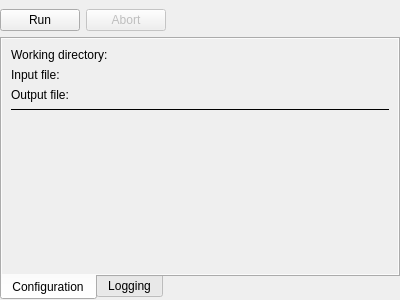
<?xml version="1.0" encoding="UTF-8"?>
<ui version="4.0">
 <class>ToolInstance</class>
 <widget class="QWidget" name="ToolInstance">
  <property name="geometry">
   <rect>
    <x>0</x>
    <y>0</y>
    <width>400</width>
    <height>300</height>
   </rect>
  </property>
  <property name="windowTitle">
   <string>Form</string>
  </property>
  <layout class="QVBoxLayout" name="verticalLayout">
   <property name="leftMargin">
    <number>0</number>
   </property>
   <property name="topMargin">
    <number>9</number>
   </property>
   <property name="rightMargin">
    <number>0</number>
   </property>
   <property name="bottomMargin">
    <number>0</number>
   </property>
   <item>
    <layout class="QHBoxLayout" name="horizontalLayout_2">
     <item>
      <widget class="QPushButton" name="btnRun">
       <property name="text">
        <string>Run</string>
       </property>
      </widget>
     </item>
     <item>
      <widget class="QPushButton" name="btnAbort">
       <property name="enabled">
        <bool>false</bool>
       </property>
       <property name="text">
        <string>Abort</string>
       </property>
      </widget>
     </item>
     <item>
      <spacer name="horizontalSpacer_2">
       <property name="orientation">
        <enum>Qt::Horizontal</enum>
       </property>
       <property name="sizeHint" stdset="0">
        <size>
         <width>40</width>
         <height>20</height>
        </size>
       </property>
      </spacer>
     </item>
    </layout>
   </item>
   <item>
    <widget class="QTabWidget" name="tabWidget">
     <property name="tabPosition">
      <enum>QTabWidget::South</enum>
     </property>
     <property name="currentIndex">
      <number>0</number>
     </property>
     <widget class="QWidget" name="tabConfig">
      <attribute name="title">
       <string>Configuration</string>
      </attribute>
      <layout class="QVBoxLayout" name="verticalLayout_3">
       <property name="margin">
        <number>0</number>
       </property>
       <item>
        <widget class="QScrollArea" name="scrollArea">
         <property name="frameShape">
          <enum>QFrame::NoFrame</enum>
         </property>
         <property name="lineWidth">
          <number>0</number>
         </property>
         <property name="verticalScrollBarPolicy">
          <enum>Qt::ScrollBarAsNeeded</enum>
         </property>
         <property name="widgetResizable">
          <bool>true</bool>
         </property>
         <widget class="QWidget" name="scrollAreaWidgetContents">
          <property name="geometry">
           <rect>
            <x>0</x>
            <y>0</y>
            <width>394</width>
            <height>235</height>
           </rect>
          </property>
          <layout class="QVBoxLayout" name="verticalLayout_4">
           <item>
            <layout class="QFormLayout" name="formLayout">
             <item row="0" column="0">
              <widget class="QLabel" name="lblDirectory">
               <property name="text">
                <string>Working directory:</string>
               </property>
              </widget>
             </item>
             <item row="1" column="0">
              <widget class="QLabel" name="lblFile">
               <property name="text">
                <string>Input file:</string>
               </property>
              </widget>
             </item>
             <item row="0" column="1">
              <widget class="QLabel" name="lblDirectoryValue">
               <property name="text">
                <string/>
               </property>
              </widget>
             </item>
             <item row="1" column="1">
              <widget class="QLabel" name="lblFileValue">
               <property name="text">
                <string/>
               </property>
              </widget>
             </item>
             <item row="2" column="0">
              <widget class="QLabel" name="lblFileOut">
               <property name="text">
                <string>Output file:</string>
               </property>
              </widget>
             </item>
             <item row="2" column="1">
              <widget class="FilePicker" name="pckFileOut" native="true"/>
             </item>
            </layout>
           </item>
           <item>
            <widget class="QFrame" name="frmLine">
             <property name="frameShape">
              <enum>QFrame::HLine</enum>
             </property>
            </widget>
           </item>
           <item>
            <layout class="QFormLayout" name="frmOptions">
             <property name="fieldGrowthPolicy">
              <enum>QFormLayout::AllNonFixedFieldsGrow</enum>
             </property>
             <property name="verticalSpacing">
              <number>20</number>
             </property>
            </layout>
           </item>
           <item>
            <spacer name="verticalSpacer">
             <property name="orientation">
              <enum>Qt::Vertical</enum>
             </property>
             <property name="sizeHint" stdset="0">
              <size>
               <width>20</width>
               <height>40</height>
              </size>
             </property>
            </spacer>
           </item>
          </layout>
         </widget>
        </widget>
       </item>
      </layout>
     </widget>
     <widget class="QWidget" name="tabLogging">
      <attribute name="title">
       <string>Logging</string>
      </attribute>
      <layout class="QVBoxLayout" name="verticalLayout_2">
       <item>
        <widget class="QPlainTextEdit" name="edtOutput">
         <property name="tabChangesFocus">
          <bool>true</bool>
         </property>
         <property name="readOnly">
          <bool>true</bool>
         </property>
        </widget>
       </item>
       <item>
        <layout class="QHBoxLayout" name="horizontalLayout">
         <item>
          <spacer name="horizontalSpacer">
           <property name="orientation">
            <enum>Qt::Horizontal</enum>
           </property>
           <property name="sizeHint" stdset="0">
            <size>
             <width>40</width>
             <height>20</height>
            </size>
           </property>
          </spacer>
         </item>
         <item>
          <widget class="QPushButton" name="btnSave">
           <property name="text">
            <string>Save Output</string>
           </property>
          </widget>
         </item>
        </layout>
       </item>
      </layout>
     </widget>
    </widget>
   </item>
  </layout>
 </widget>
 <customwidgets>
  <customwidget>
   <class>FilePicker</class>
   <extends>QWidget</extends>
   <header>filepicker.h</header>
   <container>1</container>
  </customwidget>
 </customwidgets>
 <resources/>
 <connections/>
</ui>
